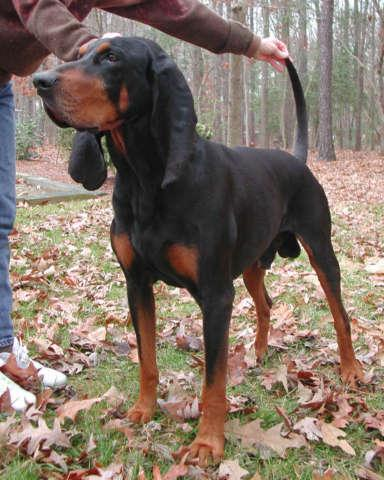
#> input picture DataSet/Images/n02089078-black-and-tan_coonhound/n02089078_1026.jpg, 384 x 480 px, found by its file name; its folder holds only this picture in this run
$ jupyter execute --allow-errors Assignment1.ipynb
#> lines starting #> are read from the running program, lines starting #| are printed output that depends on the picture
[cell 1]
# IMPORT ALL DEPENDENCIES

import os
import cv2
from matplotlib import pyplot as plt
import xml.etree.ElementTree as ET
from PIL import Image
import numpy as np
import math
from scipy.spatial import distance as distance_module
from scipy.spatial.distance import cityblock

[cell 2]
# DECLARING ALL PATHS AND VARIABLES.

DATA_DIR = "\\".join(os.getcwd().split("\\")[:-1]) + "\\" + "DataSet"
ANNOTATIONS_DIR = DATA_DIR + "\\" + "Annotations\\"
IMG_DIR = DATA_DIR + "\\" + "Images\\"
PROCESSESED_PATH = DATA_DIR + '\\' + 'ProcessedDatasets\\'
AVAILABLE_CLASSES = ['n02089078-black-and-tan_coonhound','n02091831-Saluki'
                     ,'n02092002-Scottish_deerhound',
                     'n02095314-wire-haired_fox_terrier']


CLASS_NAMES = []
CLASS_CODES = []
ANNOTATION_PATHS = []
IMAGE_PATHS = []
PROCESSED_IMAGE_PATHS = []


for i in range(4):
    CLASS_NAMES.append("-".join(AVAILABLE_CLASSES[i].split("-")[1:]))
    CLASS_CODES.append(AVAILABLE_CLASSES[i].split("-")[0])
    ANNOTATION_PATHS.append(ANNOTATIONS_DIR + AVAILABLE_CLASSES[i] + "\\" )
    IMAGE_PATHS.append(IMG_DIR + AVAILABLE_CLASSES[i] + "\\")
    PROCESSED_IMAGE_PATHS.append(PROCESSESED_PATH + CLASS_CODES[i]+"-" +CLASS_NAMES[i]+ "\\")

[cell 3]
# FUNCTION TO PROCESS THE IMAGE BASED ON THE CORRESPONDING ANNOTATIONS.

def get_bounding_boxes(annot):
  xml = annot
  tree = ET.parse(xml)
  root = tree.getroot()
  objects = root.findall('object')
  bbox = []
  for o in objects:
    bndbox = o.find('bndbox')
    xmin = int(bndbox.find('xmin').text)
    ymin = int(bndbox.find('ymin').text)
    xmax = int(bndbox.find('xmax').text)
    ymax = int(bndbox.find('ymax').text)
    bbox.append((xmin,ymin,xmax,ymax))
  return bbox

#FUNCTION TO CROP EVERY IMAGE IN EVERY CLASS AND SAVE IN A PROCESSED DIRECTORY.

def crop_image(image_path , annotation_path,save_path):
  img = cv2.imread(image_path,cv2.IMREAD_COLOR)
#> img is the input picture: shape (480, 384, 3); mean B, G, R 103.7, 115.8, 130.9
  img = cv2.cvtColor(img,cv2.COLOR_BGR2RGB)
  bb = get_bounding_boxes(annotation_path)
  bbox = bb[0]
  cropped_data = img[bbox[1]:bbox[3], bbox[0]:bbox[2]]    # cropping the image
  cropped_data = cv2.resize(cropped_data,dsize=(331 ,331)) # rescaling it to a square image
  crop_img = Image.fromarray(cropped_data,'RGB')  # converting the numpy array to an image
  crop_img.save(save_path)

#> (a cell that did not finish here is left out)

<h1>(b)Plotting Grayscaled images and their corresponding intensity equalized histogram</h1>

(i & ii) plotting grayscaled images and pixel intensity histograms.

[cell 5]
fig = plt.figure(figsize=(20, 35))
rows = 8
columns = 2

#> (the rest of this cell did not finish here and is left out)

(iii) plotting intensity equalized grayscale images and corresponding pixel intensity histograms.

[cell 6]
fig = plt.figure(figsize=(20, 35))

rows = 8
columns = 2


#> (the rest of this cell did not finish here and is left out)

(iv)Comapring gray scaled image and intensity equalized image.

[cell 7]
fig = plt.figure(figsize=(10,5))
rows = 1
cols = 2

#> (the rest of this cell did not finish here and is left out)

    Observation:
    The intensity equalized image is a bit brighter than the gray scale image. The contrast is much increased and the features are more clearer than the gray scaled image. The equalized and the normal grayscaled image both have the same histogram shape however the equalised histogram has much wider peaks as the values are equalized.

<h1>(c) RGB Histogram</h1>

[cell 8]
fig = plt.figure(figsize=(10, 20))

rows = 4
columns = 2


#> (the rest of this cell did not finish here and is left out)

<h1>(d)Histogram Comparison</h1>

(i) picking 3 images 2 from same class and 1 from a different class

[cell 9]
class_1 = 1
class_2 = 3
img1 = 4
img2= 7
img3 = 10


#> (the rest of this cell did not finish here and is left out)

(ii) converting to grayscale pixel intensity histograms.

#> (a cell that did not finish here is left out)

(iii) Histogram comparision using different metrics.

#> (a cell that did not finish here is left out)

observation:

The distances are higher in case of two images from different classes regardless the metric used, Except the histogram intersect metric as this metric shows how much similarity is between the two histograms Hence this metric will be much higher for same class objects.

<h1>(e) Image Feature Descriptor: ORB (Oriented FAST and Rotated BRIEF) </h1>

Question:
edge threshold used is 25,
patch size used is 20 and
keypoints extracted are 55

[cell 12]
edge_threshold = 25
patch_size = 20
keypoints = 55

#> (the rest of this cell did not finish here and is left out)

<h1>(f) PCA dimensionality reduction</h1>

[cell 13]
dataset = []


# Reading all the images into a single dataset.

for dog in os.listdir(PROCESSED_IMAGE_PATHS[1]):
    img1_eq = cv2.imread(PROCESSED_IMAGE_PATHS[1] + dog,cv2.IMREAD_GRAYSCALE)
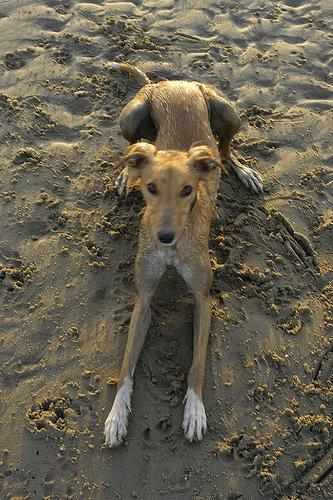
#> input picture DataSet/Images/n02091831-Saluki/n02091831_10576.jpg, 333 x 500 px, found by its file name
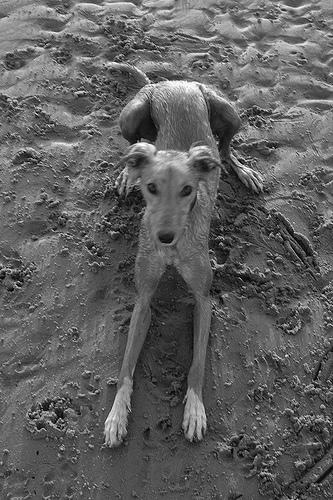
#> img1_eq: shape (500, 333); min 0, max 255, mean 95.8
    hist1 = cv2.calcHist([img1_eq], [0], None, [256], [0, 256])
#> hist1 = 256 values, max 2318 at index 81, min 5 at index 252, mean 650.4
    dataset.append(hist1)

c1 = len(dataset) # number of images in first class
#> c1 = 1

#> (the rest of this cell did not finish here and is left out)
